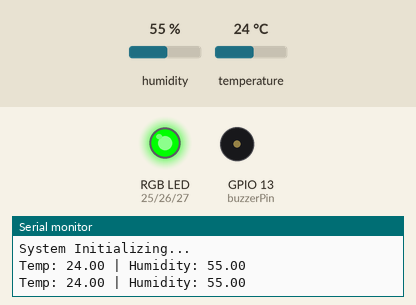
This sketch was run on a simulated ESP32. Parts: an RGB LED mixed from three pins (HIGH = lit), buzzer (waves = sounding, pin HIGH), the last lines printed to the serial monitor. The inputs (shaded band) are chosen by the test bench; at power-on: temperature 24 °C, humidity 55 %.

Above: at 2.8 s.
2.9 s: temperature set to 21 °C
5.6 s: temperature set to 18 °C
At 6.8 s:
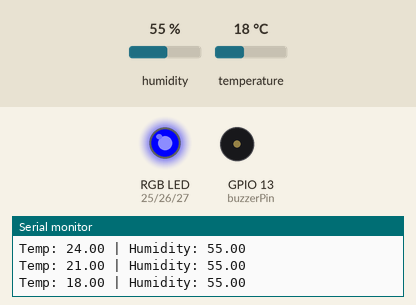
8.3 s: temperature set to 33 °C
At 11.5 s:
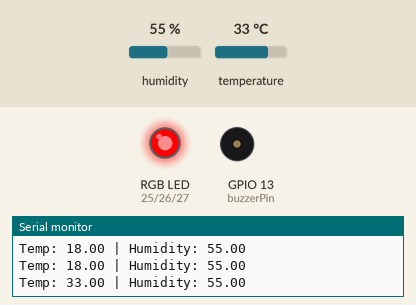
11.8 s: temperature set to 12 °C
At 12.9 s:
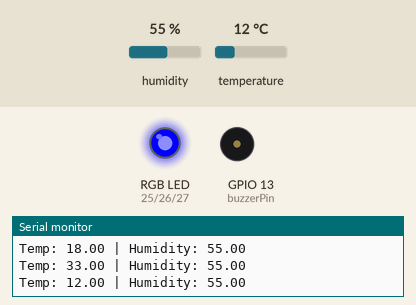
14.5 s: temperature set to 28 °C
At 17.6 s:
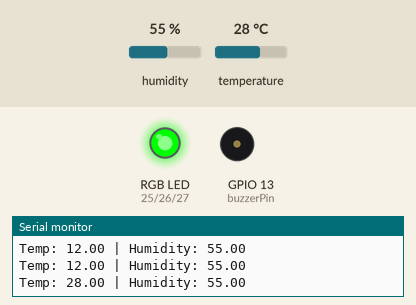
Timing chart, 0 to 18.9 s (numbered marks = the images above; inputs shaded):
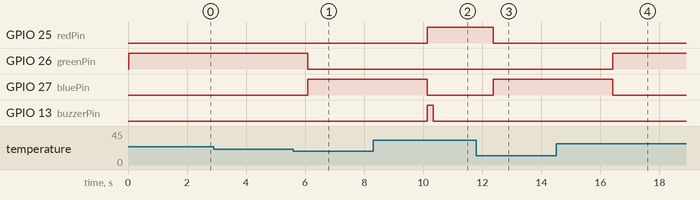

The sketch:

dht11_buzzer_rgb.ino
```cpp
#include <DHT.h>

#define DHTPIN 4
#define DHTTYPE DHT11

const int redPin = 25;
const int greenPin = 26;
const int bluePin = 27;
const int buzzerPin = 13;

DHT dht(DHTPIN, DHTTYPE);

// PWM setup
const int freq = 5000;
const int resolution = 8;

float lastTemp = -100;  // to track change

void setup() {
  Serial.begin(115200);
  dht.begin();

  ledcSetup(0, freq, resolution);
  ledcAttachPin(redPin, 0);

  ledcSetup(1, freq, resolution);
  ledcAttachPin(greenPin, 1);

  ledcSetup(2, freq, resolution);
  ledcAttachPin(bluePin, 2);

  pinMode(buzzerPin, OUTPUT);

  Serial.println("System Initializing...");
}

void loop() {
  float humidity = dht.readHumidity();
  float temperature = dht.readTemperature();

  if (isnan(humidity) || isnan(temperature)) {
    Serial.println("DHT Error!");
    delay(2000);
    return;
  }

  // Only react if temperature changes significantly
  if (abs(temperature - lastTemp) > 1) {

    if (temperature > 30) {
      setColor(255, 0, 0);

      // short beep (not continuous)
      digitalWrite(buzzerPin, HIGH);
      delay(200);
      digitalWrite(buzzerPin, LOW);

    }
    else if (temperature < 20) {
      setColor(0, 0, 255);
      digitalWrite(buzzerPin, LOW);
    }
    else {
      setColor(0, 255, 0);
      digitalWrite(buzzerPin, LOW);
    }

    lastTemp = temperature;
  }

  Serial.print("Temp: ");
  Serial.print(temperature);
  Serial.print(" | Humidity: ");
  Serial.println(humidity);

  delay(2000);  // slow down updates
}

void setColor(int r, int g, int b) {
  ledcWrite(0, r);
  ledcWrite(1, g);
  ledcWrite(2, b);
}
```

Measured:
- the behaviour switches between 20 and 19 °C on temperature (found by bisection; images 0 and 1)
- after the input at 5.6 s, GPIO 26 (greenPin): HIGH → LOW after 0.49 s; GPIO 27 (bluePin): LOW → HIGH after 0.49 s
- after the input at 8.3 s, GPIO 25 (redPin): LOW → HIGH after 1.8 s; GPIO 27 (bluePin): HIGH → LOW after 1.8 s; GPIO 13 (buzzerPin): LOW → HIGH after 1.8 s, → LOW 0.20 s later
- after the input at 11.8 s, GPIO 25 (redPin): HIGH → LOW after 0.56 s; GPIO 27 (bluePin): LOW → HIGH after 0.56 s
- after the input at 14.5 s, GPIO 26 (greenPin): LOW → HIGH after 1.9 s; GPIO 27 (bluePin): HIGH → LOW after 1.9 s
